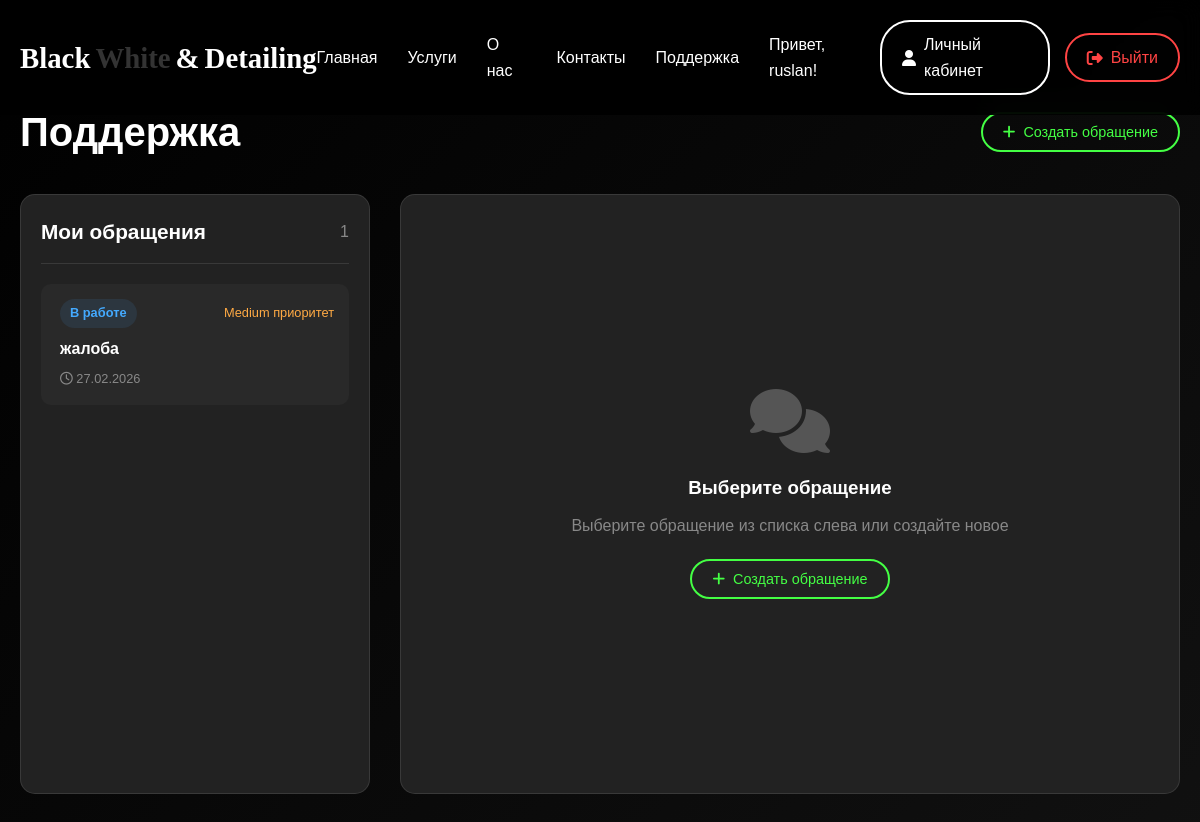
The page /support.php (signed in) on the database its author committed.
### tables this page shows
CREATE TABLE `support_tickets` (
  `id` int NOT NULL,
  `user_id` int NOT NULL,
  `subject` varchar(200) NOT NULL,
  `status` enum('open','in_progress','closed') DEFAULT 'open',
  `priority` enum('low','medium','high') DEFAULT 'medium',
  `created_at` timestamp NULL DEFAULT CURRENT_TIMESTAMP,
  `updated_at` timestamp NULL DEFAULT CURRENT_TIMESTAMP ON UPDATE CURRENT_TIMESTAMP
);

### support.php (the view, shortened to what this page needs)
<?php
require_once 'config.php';
$user_id = $_SESSION['user_id'];
$is_admin = isset($_SESSION['is_admin']) && $_SESSION['is_admin'] == 1;
if ($is_admin) {
    $tickets_query = "SELECT t.*, u.username
                      FROM support_tickets t
                      LEFT JOIN users u ON t.user_id = u.id
                      ORDER BY
                        CASE t.status
                            WHEN 'open' THEN 1
                            WHEN 'in_progress' THEN 2
                            ELSE 3
                        END,
                        t.created_at DESC";
    $tickets_result = mysqli_query($connection, $tickets_query);
} else {
    $tickets_query = "SELECT * FROM support_tickets WHERE user_id = $user_id ORDER BY created_at DESC";
    $tickets_result = mysqli_query($connection, $tickets_query);
}
$current_ticket = null;
$messages_result = null;
?>
<!DOCTYPE html>
<html lang="ru">
<head>
    <link rel="stylesheet" href="style.css">
    <link rel="stylesheet" href="https://cdnjs.cloudflare.com/ajax/libs/font-awesome/6.4.0/css/all.min.css">
</head>
<body>
    <nav class="navbar">
        <div class="container nav-container">
            <a href="index.php" class="logo">
                <span class="logo-black">Black</span><span class="logo-white">White</span>
                <span class="logo-amp">&</span>
                <span class="logo-detailing">Detailing</span>
            </a>
            <div class="nav-menu">
                <a href="index.php" class="nav-link">Главная</a>
                <a href="index.php#services" class="nav-link">Услуги</a>
                <a href="index.php#about" class="nav-link">О нас</a>
                <a href="index.php#contact" class="nav-link">Контакты</a>
                <a href="support.php" class="nav-link active">Поддержка</a>
                <div class="auth-buttons">
                    <span class="welcome-text">Привет, <?php echo htmlspecialchars($_SESSION['username']); ?>!</span>
                    <a href="profile.php" class="btn-admin">
                        <i class="fas fa-user"></i> Личный кабинет
                    </a>
                    <a href="logout.php" class="btn-logout">
                        <i class="fas fa-sign-out-alt"></i> Выйти
                    </a>
                </div>
            </div>
        </div>
    </nav>
    <section class="support-section">
        <div class="support-container">
            <div style="display: flex; justify-content: space-between; align-items: center; margin-bottom: 20px;">
                <h1 style="color: #fff; font-size: 2.5rem;">Поддержка</h1>
                <button onclick="openNewTicketModal()" class="btn-new-ticket">
                    <i class="fas fa-plus"></i> Создать обращение
                </button>
            </div>
            <div class="support-grid">
                <div class="tickets-sidebar">
                    <div class="tickets-header">
                        <h3 class="tickets-title">Мои обращения</h3>
                        <span style="color: #888;"><?php echo mysqli_num_rows($tickets_result); ?></span>
                    </div>
                    <?php if (mysqli_num_rows($tickets_result) > 0): ?>
                        <?php while ($ticket = mysqli_fetch_assoc($tickets_result)): ?>
                            <a href="support.php?ticket_id=<?php echo $ticket['id']; ?>"
                               class="ticket-item <?php echo ($current_ticket && $current_ticket['id'] == $ticket['id']) ? 'active' : ''; ?>">
                                <div style="display: flex; justify-content: space-between; align-items: center;">
                                    <span class="ticket-status status-<?php echo $ticket['status']; ?>">
                                        <?php
                                            $status_names = [
                                                'open' => 'Открыто',
                                                'in_progress' => 'В работе',
                                                'closed' => 'Закрыто'
                                            ];
                                            echo $status_names[$ticket['status']];
                                        ?>
                                    </span>
                                    <span style="color: <?php
                                        echo $ticket['priority'] == 'high' ? '#ff4444' :
                                            ($ticket['priority'] == 'medium' ? '#ffaa44' : '#44ff44');
                                    ?>; font-size: 0.8rem;">
                                        <?php echo ucfirst($ticket['priority']); ?> приоритет
                                    </span>
                                </div>
                                <div class="ticket-subject"><?php echo htmlspecialchars($ticket['subject']); ?></div>
                                <div class="ticket-meta">
                                    <span><i class="far fa-clock"></i> <?php echo date('d.m.Y', strtotime($ticket['created_at'])); ?></span>
                                </div>
                            </a>
                        <?php endwhile; ?>
                    <?php endif; ?>
                </div>
                <div class="chat-container">
                    <?php if ($current_ticket): ?>
                        <div class="chat-header">
                            <div>
                                <h3 class="chat-title"><?php echo htmlspecialchars($current_ticket['subject']); ?></h3>
                                <span style="color: #888; font-size: 0.9rem;">
                                    ID: #<?php echo $current_ticket['id']; ?> •
                                    Создано: <?php echo date('d.m.Y H:i', strtotime($current_ticket['created_at'])); ?>
                                    <?php if ($is_admin): ?>
                                        • Пользователь: <?php echo htmlspecialchars($current_ticket['username']); ?>
                                    <?php endif; ?>
                                </span>
                            </div>
                            <?php if ($current_ticket['status'] != 'closed'): ?>
                                <a href="?close_ticket=<?php echo $current_ticket['id']; ?>"
                                   class="btn-close"
                                   onclick="return confirm('Закрыть обращение?')">
                                    <i class="fas fa-times"></i> Закрыть
                                </a>
                            <?php else: ?>
                                <span style="color: #888;">Обращение закрыто</span>
                            <?php endif; ?>
                        </div>
                        <div class="chat-messages" id="chatMessages">
                            <?php if ($messages_result && mysqli_num_rows($messages_result) > 0): ?>
                                <?php while ($msg = mysqli_fetch_assoc($messages_result)): ?>
                                    <div class="message <?php echo $msg['is_admin'] ? 'message-admin' : 'message-user'; ?>">
                                        <div class="message-bubble">
                                            <?php echo nl2br(htmlspecialchars($msg['message'])); ?>
                                        </div>
                                        <div class="message-info">
                                            <span class="message-author">
                                                <?php if ($msg['is_admin']): ?>
                                                    <i class="fas fa-shield-alt"></i> Поддержка
                                                <?php else: ?>
                                                    <i class="fas fa-user"></i> <?php echo htmlspecialchars($msg['username']); ?>
                                                <?php endif; ?>
                                            </span>
                                            <span><?php echo date('H:i, d.m.Y', strtotime($msg['created_at'])); ?></span>
                                        </div>
                                    </div>
                                <?php endwhile; ?>
                            <?php endif; ?>
                        </div>
                        <?php if ($current_ticket['status'] != 'closed'): ?>
                            <form method="POST" action="" class="chat-input-container">
                                <input type="hidden" name="ticket_id" value="<?php echo $current_ticket['id']; ?>">
                                <input type="hidden" name="send_message" value="1">
                                <input type="text"
                                       name="message"
                                       class="chat-input"
                                       placeholder="Введите сообщение..."
                                       required
                                       autocomplete="off">
                                <button type="submit" class="btn-send">
                                    <i class="fas fa-paper-plane"></i>
                                </button>
                            </form>
                        <?php endif; ?>
                    <?php else: ?>
                        <div class="no-chat-selected">
                            <i class="fas fa-comments" style="font-size: 4rem; margin-bottom: 20px; opacity: 0.5;"></i>
                            <h3 style="color: #fff; margin-bottom: 10px;">Выберите обращение</h3>
                            <p style="color: #888;">Выберите обращение из списка слева или создайте новое</p>
                            <button onclick="openNewTicketModal()" class="btn-new-ticket" style="margin-top: 20px;">
                                <i class="fas fa-plus"></i> Создать обращение
                            </button>
                        </div>
                    <?php endif; ?>
                </div>
            </div>
        </div>
    </section>
</body>
</html>

### style.css (style rules this page uses)
* { margin: 0; padding: 0; box-sizing: border-box; }
:root { --black: #000000; --white: #ffffff; --gray-dark: #111111; --gray-medium: #222222; --gray-light: #333333; --gray-lighter: #444444; --accent: #ffffff; --accent-dark: #cccccc; }
body { font-family: 'Montserrat', sans-serif; background-color: var(--black); color: var(--white); line-height: 1.6; overflow-x: hidden; }
.container { max-width: 1200px; margin: 0 auto; padding: 0 20px; }
.navbar { position: fixed; top: 0; left: 0; width: 100%; background-color: rgba(0, 0, 0, 0.9); backdrop-filter: blur(10px); z-index: 1000; padding: 20px 0; transition: all 0.3s ease; }
.nav-container { display: flex; justify-content: space-between; align-items: center; }
.logo { font-family: 'Playfair Display', serif; font-size: 1.8rem; font-weight: 600; text-decoration: none; display: flex; align-items: center; gap: 5px; }
.logo-black { color: var(--white); }
.logo-white { color: var(--gray-light); }
.logo-amp { color: var(--accent); }
.logo-detailing { color: var(--white); }
.nav-menu { display: flex; align-items: center; gap: 30px; }
.nav-link { color: var(--white); text-decoration: none; font-weight: 500; transition: color 0.3s; position: relative; }
.nav-link::after { content: ''; position: absolute; bottom: -5px; left: 0; width: 0; height: 2px; background-color: var(--accent); transition: width 0.3s; }
.auth-buttons { display: flex; align-items: center; gap: 15px; }
.welcome-text { color: var(--accent); font-weight: 500; }
.btn-login, .btn-register, .btn-logout, .btn-admin { padding: 10px 20px; border: 2px solid var(--white); border-radius: 30px; text-decoration: none; color: var(--white); font-weight: 500; transition: all 0.3s; display: flex; align-items: center; gap: 8px; }
.btn-logout { border-color: #ff4444; color: #ff4444; }
.btn-admin { border-color: var(--accent); color: var(--accent); }

### support.php (style rules this page uses)
.support-section { padding: 100px 0; background: linear-gradient(135deg, #000000 0%, #111111 100%); min-height: 100vh; }
.support-container { max-width: 1400px; margin: 0 auto; padding: 0 20px; }
.support-grid { display: grid; grid-template-columns: 350px 1fr; gap: 30px; margin-top: 30px; }
.tickets-sidebar { background: #222; border-radius: 15px; padding: 20px; height: calc(100vh - 200px); overflow-y: auto; border: 1px solid rgba(255,255,255,0.1); }
.tickets-header { display: flex; justify-content: space-between; align-items: center; margin-bottom: 20px; padding-bottom: 15px; border-bottom: 1px solid rgba(255,255,255,0.1); }
.tickets-title { color: #fff; font-size: 1.3rem; margin: 0; }
.btn-new-ticket { padding: 10px 20px; background: transparent; border: 2px solid #44ff44; color: #44ff44; border-radius: 30px; text-decoration: none; font-size: 0.9rem; transition: all 0.3s; display: inline-flex; align-items: center; gap: 8px; }
.ticket-item { padding: 15px; background: rgba(255,255,255,0.03); border-radius: 10px; margin-bottom: 10px; cursor: pointer; transition: all 0.3s; border-left: 4px solid transparent; text-decoration: none; display: block; color: inherit; }
.ticket-status { display: inline-block; padding: 4px 10px; border-radius: 15px; font-size: 0.8rem; font-weight: 600; }
.status-in_progress { background: rgba(68, 170, 255, 0.1); color: #44aaff; }
.ticket-subject { color: #fff; font-weight: 600; margin: 8px 0; }
.ticket-meta { display: flex; justify-content: space-between; color: #888; font-size: 0.8rem; }
.chat-container { background: #222; border-radius: 15px; height: calc(100vh - 200px); display: flex; flex-direction: column; border: 1px solid rgba(255,255,255,0.1); }
.no-chat-selected { display: flex; flex-direction: column; align-items: center; justify-content: center; height: 100%; color: #888; }

### rows shown on the page
support_tickets: status "В работе", priority "Medium", subject "жалоба", created_at "27.02.2026"

### other values the page prints
$_SESSION['username'] "ruslan"
mysqli_num_rows($tickets_result) "1"
